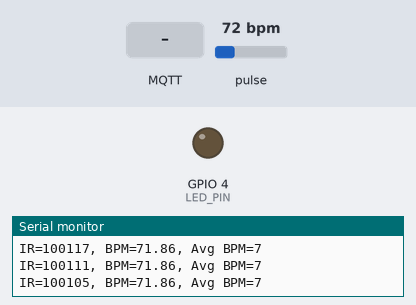
A sketch run on a simulated ESP32. Parts: output pins drawn as LEDs (lit = HIGH), the last lines printed to the serial monitor. Inputs (shaded band) come from the test bench; at power-on: pulse 72 bpm. WiFi joins after 1.5 s; servers stay silent unless stated; random numbers use the default seed unless the sketch sets one; no MQTT or app messages arrive unless stated.

Above: at 3.7 s.
3.8 s: MQTT message "1" arrives on the first subscribed topic
At 6.7 s:
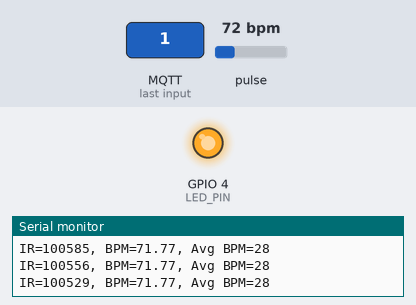
7.0 s: MQTT message "0" arrives on the first subscribed topic
At 9.5 s:
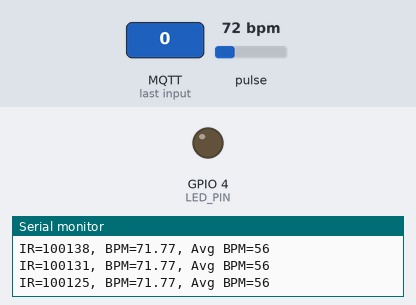
10.0 s: MQTT message "2" arrives on the first subscribed topic
At 12.1 s:
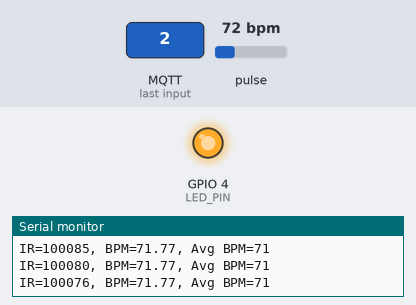
Timing chart, 0 to 13.6 s (numbered marks = the images above; inputs shaded):
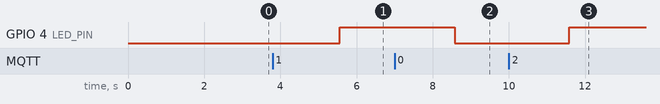

Measured:
- after the input at 3.8 s, GPIO 4 (LED_PIN): LOW → HIGH after 1.8 s
- after the input at 7.0 s, GPIO 4 (LED_PIN): HIGH → LOW after 1.6 s
- after the input at 10.0 s, GPIO 4 (LED_PIN): LOW → HIGH after 1.6 s

The sketch:

max30102_final.ino
```cpp
#include <Wire.h>
#include <WiFi.h>
#include "MAX30105.h"
#include "heartRate.h"
#include <PubSubClient.h>
#define LED_PIN 4

//  define the wifi and MQTT ip address
// const char* ssid = "Khang";
// const char* password = "11111111";
const char* ssid = "K401";
const char* password = "yasuott7";
const char *mqtt_server = "broker.emqx.io";
const int mqtt_port = 1883;

//  client for wifi connection
WiFiClient espClient;
//  client for mqtt connection
PubSubClient client(espClient);

unsigned long lastMsg = 0;
int led_state = LOW;

MAX30105 particleSensor;
const byte RATE_SIZE = 10; //Increase this for more averaging. 4 is good.
byte rates[RATE_SIZE]; //Array of heart rates
byte rateSpot = 0;
long lastBeat = 0; //Time at which the last beat occurred
float beatsPerMinute;
int beatAvg;

//  finger = true if there is a finger on the sensor, otherwise = false
bool finger = true;

char myString[10];

// setup
void setup() {
  // put your setup code here, to run once:
  Serial.begin(115200);

  pinMode(LED_PIN, OUTPUT);

  //  setup the sensor MAX30102
  if (particleSensor.begin() == false)
  {
    Serial.println("MAX30102 was not found. Please check wiring/power. ");
    while (1);
  }
  particleSensor.setup();
  Serial.println("MAX30102 setup successfully!");

  //  setup wifi
  setup_wifi();

  //  mqtt client connect to mqtt broker
  client.setServer(mqtt_server, 1883);

  //  subscribe to a topic and set the callback function
  client.setCallback(callback); // callback only for subscribing
  client.subscribe("khang/esp32");
}

// loop
void loop() {
  // put your main code here, to run repeatedly:

  //  check wifi connection at each loop
  if(WiFi.status() != WL_CONNECTED) {
    setup_wifi();
  }

  //  check the mqtt connection at each loop
  if (!client.connected()) {
    reconnect();
    client.subscribe("khang/esp32");
  }
  client.loop();

  // send data
  long start = millis();
  long end;
  while(1){
    loop_for_data();
    end = millis();
    if(end - start > 3000 && finger){ // send data after 3 measuring seconds
      send_data();
      break;
    }
  }
}

//  this "setup_wifi()" function is the code example from "Wifi.h" library
void setup_wifi() {
  WiFi.mode(WIFI_OFF);
  delay(1000);
  //This line hides the viewing of ESP as wifi hotspot
  WiFi.mode(WIFI_STA);
  WiFi.begin(ssid, password);
  Serial.println("Connecting to WiFi");

  while (WiFi.status() != WL_CONNECTED) {
    delay(500);
    Serial.print(".");
  }
  Serial.println("\nWiFi connected successfully");
  Serial.print("connected to : "); Serial.println(ssid);
  Serial.print("IP address: "); Serial.println(WiFi.localIP());
}


//  this "reconnect()" functions is from the example of "PubSubClient" library
void reconnect() {
  // Loop until we're reconnected
  while (!client.connected()) {
    Serial.print("Attempting MQTT connection...");

    // Create a random client ID
    String clientId = "ESP32Client-";
    clientId += String(random(0xffff), HEX);
    // Attempt to connect
    if (client.connect(clientId.c_str())) {
      Serial.println("connected");
    } else {
      Serial.print("failed, rc=");
      Serial.print(client.state());
      Serial.println(" try again in 5 seconds");
      // Wait 5 seconds before retrying
      delay(5000);
    }
  }
}

void callback(char* topic, byte* payload, unsigned int length) {
  if(led_state == LOW){
    digitalWrite(LED_PIN, HIGH);
    led_state = HIGH;
  }
  else{
    digitalWrite(LED_PIN, LOW);
    led_state = LOW;
  }
  // Serial.println("Change!");
}

// loop for getting data from sensor
void loop_for_data(){
  long irValue = particleSensor.getIR();

  if (checkForBeat(irValue) == true)
  {
    //We sensed a beat!
    long delta = millis() - lastBeat;
    lastBeat = millis();

    beatsPerMinute = 60 / (delta / 1000.0);

    if (beatsPerMinute < 120 && beatsPerMinute > 40)
    {
      rates[rateSpot++] = (byte)beatsPerMinute; //Store this reading in the array
      rateSpot %= RATE_SIZE; //Wrap variable

      //Take average of readings
      beatAvg = 0;
      for (byte x = 0 ; x < RATE_SIZE ; x++)
        beatAvg += rates[x];
      beatAvg /= RATE_SIZE;
    }
  }

  Serial.print("IR=");
  Serial.print(irValue);
  Serial.print(", BPM=");
  Serial.print(beatsPerMinute);
  Serial.print(", Avg BPM=");
  Serial.print(beatAvg);

  if (irValue < 50000){
    Serial.print(" No finger?");
    finger = false;
  }
  else{
    finger = true;
  }
  Serial.println();
  // delay(500);
}

void send_data(){
  sprintf(myString, "%d", beatAvg);
  client.publish("khang/server", myString);
}
```
